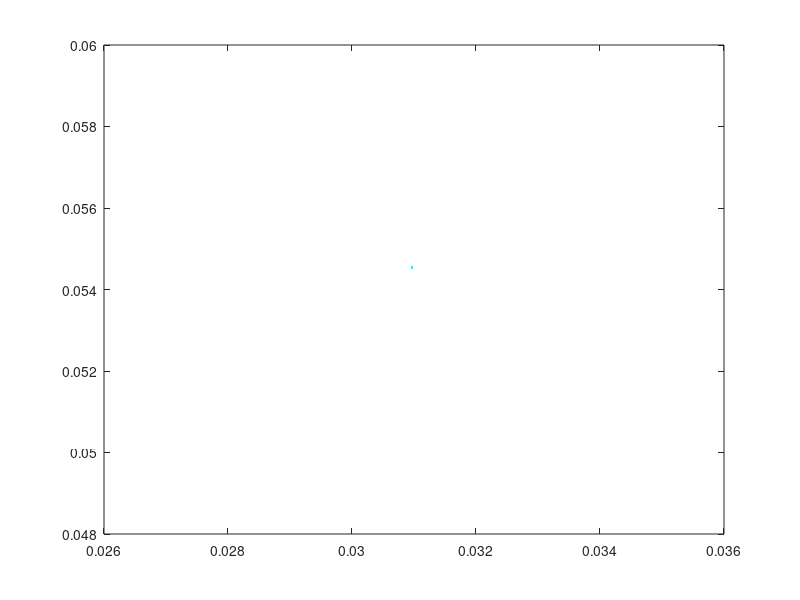

This chart was generated by the following MATLAB code:
function plotSTEK5On

'отрисовка метода СТЭК-5'


load data_num_coalic;

if num_coalic==2;
load data_stek5;
plot(Data0.J(:,1),Data0.J(:,2),'c.'); hold on;
end;

if num_coalic==3;
load data_stek5;
plot3(Data0.J(:,1),Data0.J(:,2),Data0.J(:,3),'c.'); hold on;
end;
